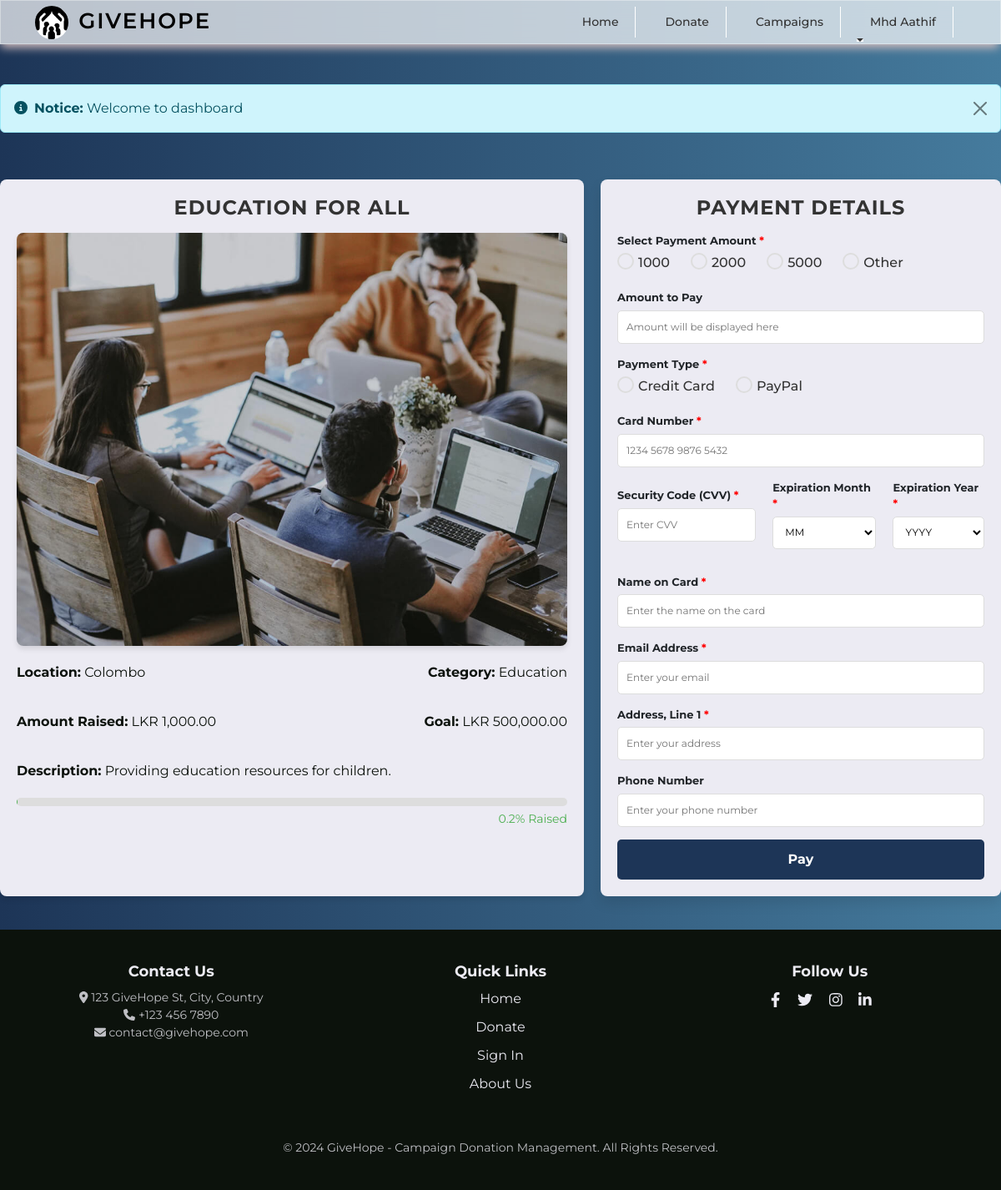
Page /donate.php?id=2 (signed in) on the earlier database version.
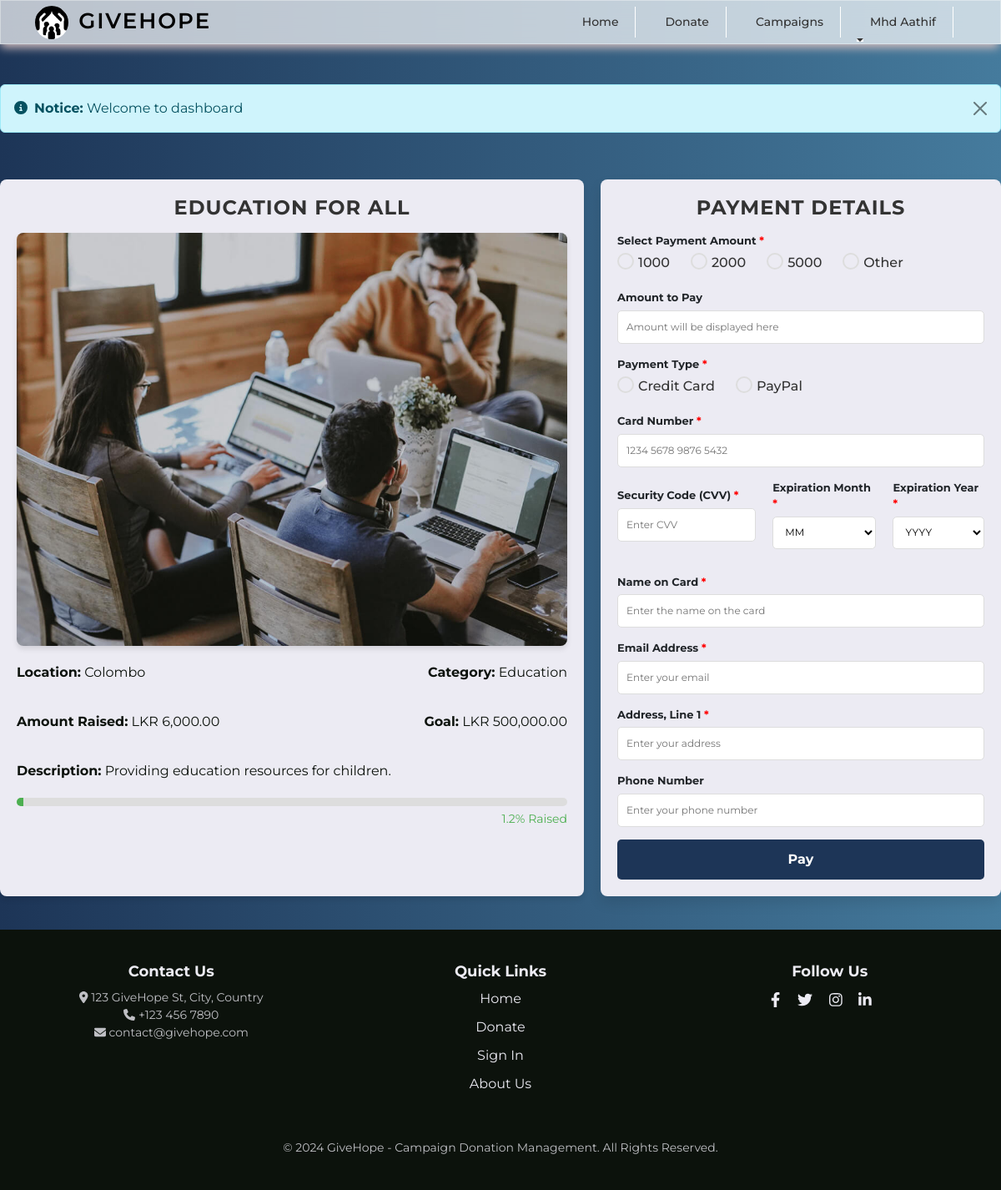
Same page on the later database version.
### tables this page shows
CREATE TABLE `campaigns` (
  `id` int(11) NOT NULL,
  `user_id` int(11) DEFAULT NULL,
  `title` varchar(255) NOT NULL,
  `location` varchar(255) NOT NULL,
  `description` text NOT NULL,
  `goal` decimal(10,2) NOT NULL,
  `category` varchar(100) NOT NULL,
  `start_date` date NOT NULL,
  `end_date` date NOT NULL,
  `image` varchar(255) NOT NULL,
  `document` varchar(255) DEFAULT NULL,
  `organizer_name` varchar(255) NOT NULL,
  `contact` varchar(50) NOT NULL,
  `email` varchar(100) NOT NULL,
  `created_at` timestamp NOT NULL DEFAULT current_timestamp(),
  `status` varchar(20) NOT NULL DEFAULT 'Pending',
  `raised` decimal(15,2) DEFAULT 0.00
);

### donate.php (the view, shortened to what the changed rows need)
<?php
include('admin/authentication.php');
include('includes/header.php');
$campaign_id = isset($_GET['id']) ? $_GET['id'] : null;
if ($campaign_id) {
    $stmt = $con->prepare("SELECT * FROM campaigns WHERE id = ? AND status = 'Accepted'");
    $stmt->bind_param("i", $campaign_id);
    $stmt->execute();
    $result = $stmt->get_result();
    if ($result->num_rows > 0) {
        $campaign = $result->fetch_assoc();
        $progress = ($campaign['raised'] / $campaign['goal']) * 100;
    } else {
        $_SESSION['message'] = "Campaign not found or unavailable.";
        header("Location: index.php");
        exit(0);
    }
} else {
    $_SESSION['message'] = "No campaign selected for donation.";
    header("Location: index.php");
    exit(0);
}
?>
<div class="main-container">
    <div class="campaign-details">
        <h2><?= htmlspecialchars($campaign['title']); ?></h2>
        <img src="<?= htmlspecialchars($campaign['image']); ?>" alt="<?= htmlspecialchars($campaign['title']); ?>"
            class="campaign-image">
        <div class="campaign-info">
            <div class="side-by-side">
                <p class="left"><strong>Location:</strong> <?= htmlspecialchars($campaign['location']); ?></p>
                <p class="right"><strong>Category:</strong> <?= htmlspecialchars($campaign['category']); ?></p>
            </div>
            <div class="side-by-side">
                <p class="left"><strong>Amount Raised:</strong> LKR <?= number_format($campaign['raised'], 2); ?></p>
                <p class="right"><strong>Goal:</strong> LKR <?= number_format($campaign['goal'], 2); ?></p>
            </div>
            <p><strong>Description:</strong> <?= htmlspecialchars($campaign['description']); ?></p>
        </div>
        <div class="progress-container">
            <div class="progress-bar">
                <span style="width: <?= round($progress, 2); ?>%;"></span>
            </div>
            <div class="progress-text"><?= round($progress, 2); ?>% Raised</div>
        </div>
    </div>
</div>
<?php include('includes/footer.php');

Differences in the rows shown:
changed campaigns "EDUCATION FOR ALL": raised "1,000.00" → "6,000.00"; progress "0.2" → "1.2"
